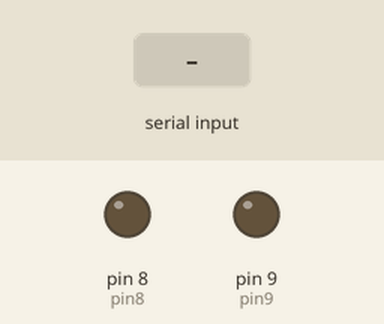
This sketch was run on a simulated Arduino Uno, built with avr-gcc and run on an emulated ATmega328P. Shown: output pins drawn as LEDs (lit = HIGH). The inputs (shaded band) are chosen by the test bench.

Above: at 1.2 s.
1.3 s: "float" received over Serial
At 2.5 s:
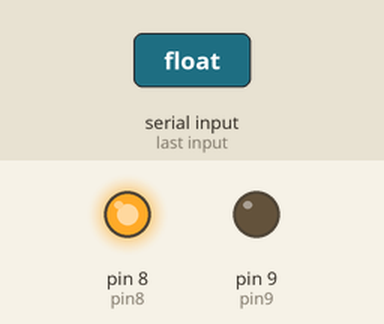
2.8 s: "int" received over Serial
At 3.8 s:
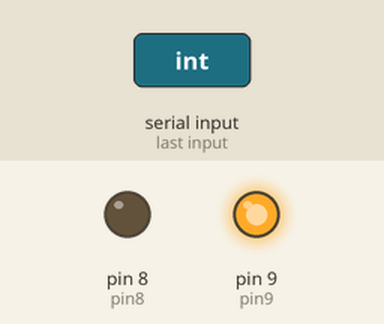
Timing chart, 0 to 5.8 s (numbered marks = the images above; inputs shaded):
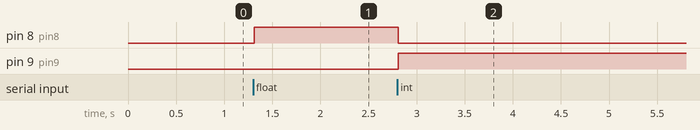

Measured:
- after the input at 1.3 s, pin 8 (pin8): LOW → HIGH at once
- after the input at 2.8 s, pin 8 (pin8): HIGH → LOW at once; pin 9 (pin9): LOW → HIGH at once

The sketch:

LeftRightDEBUG.ino
```cpp
int pin8 = 8;
int pin9 = 9;
void setup() {
    Serial.begin(9600);
  Serial.setTimeout(5);
  // initialize digital pin LED_BUILTIN as an output.
  pinMode(pin8, OUTPUT);
  pinMode(pin9, OUTPUT);
}

// the loop function runs over and over again forever
void loop()
{
  String str = Serial.readString();

  if (str == "float")
  {
     digitalWrite(pin8, HIGH);
     digitalWrite(pin9, LOW);
  }
   else if (str =="int")
  {
    digitalWrite(pin9, HIGH);
    digitalWrite(pin8, LOW);
  }
}
```
